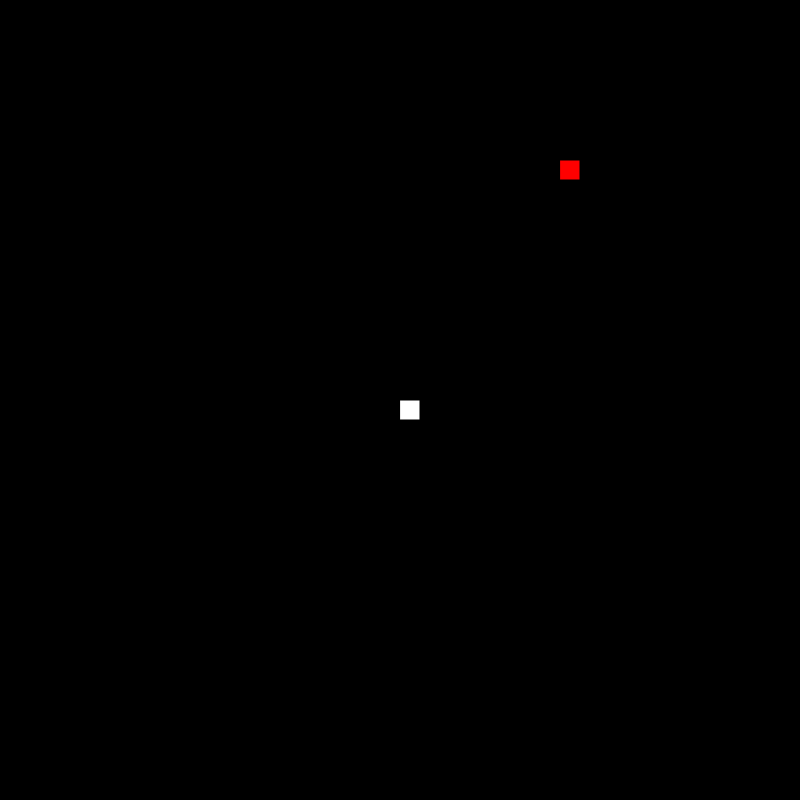
Frame 1 (no input)
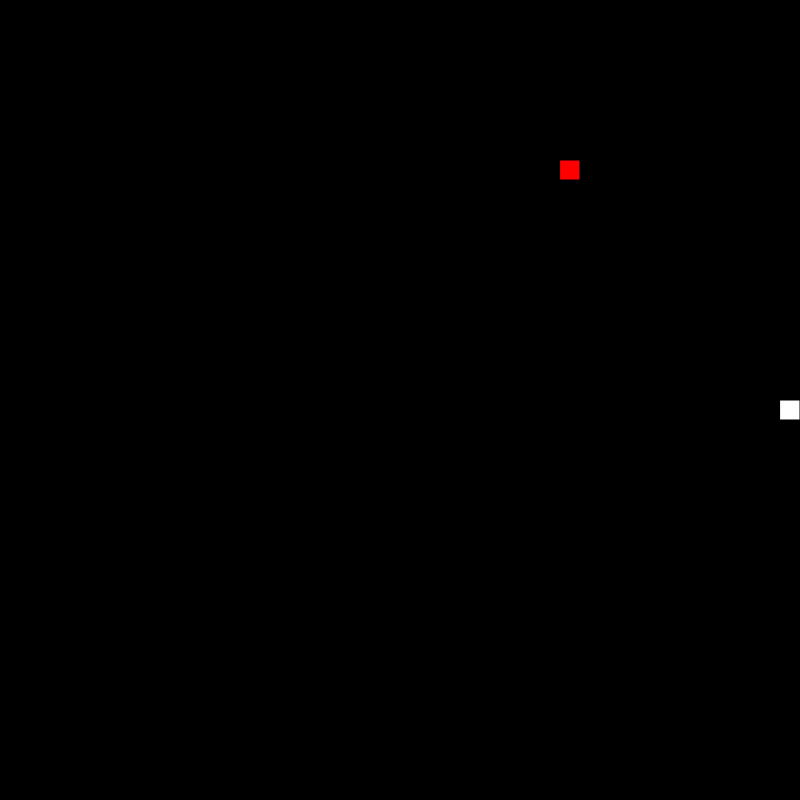
Frame 60 (no input)
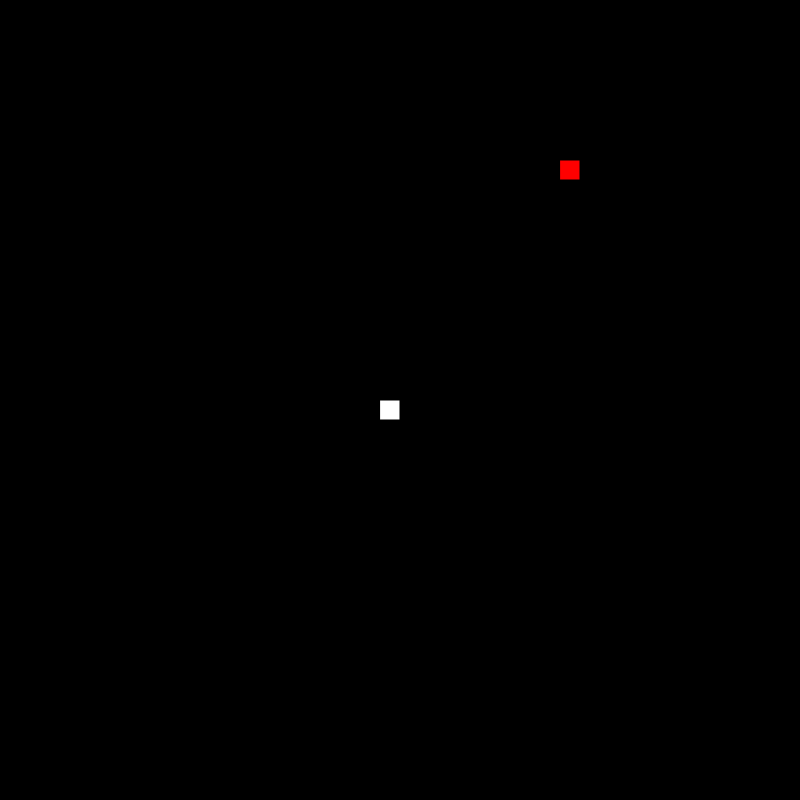
Frame 120 (the mouse pressed at the canvas centre since frame 60)

The p5.js sketch that drew these frames (run headless with seeded random() and noise() and a simulated clock; from frame 60 on, the mouse is pressed at the canvas centre):

// p5.js sketch
// ── sketch.js
let tamanho = 20;
let gameover = false;

function setup() {
  createCanvas(800, 800);
  cobra = new Cobra(width/2, height/2, tamanho);
  comida = new Comida(tamanho);
  frameRate(30);
}

function draw() {
  background(0);
  cobra.desenha();
  if(!gameover){
    cobra.anda();
    cobra.controla();  
    if(cobra.selfColisao()){
      gameover = true;
    }
    if(comida.disponivel){
      comida.desenha();
    }
    
    if(cobra.colide(comida.posicao)){
      cobra.comer();
      comida = new Comida(tamanho);
    }
  }
  
}
// ── cobra.js
class Cobra{
  constructor(x,y,tamanho){
    this.posicao = createVector(x,y);
    this.direcao = createVector(1,0);
    this.velocidade = createVector(this.tamanho,this.tamanho);
    this.corpo = [] ; 
    this.tamanho = tamanho;
    this.corpo.push(this.posicao);
  }
  
   desenha(){
    for(this.parte of this.corpo){
      rect(this.parte.x,this.parte.y,this.tamanho);
    }    
  }
  
  anda(){
    this.novaParte = this.corpo[this.corpo.length-1].copy();
    this.novaParte.add(this.direcao.x*this.tamanho,this.direcao.y*this.tamanho);
   
    if(this.novaParte.x>=width){
      this.novaParte.x=0;
    }
    if(this.novaParte.x<0){
      this.novaParte.x=width-this.tamanho;
    }
    if(this.novaParte.y>=height){
      this.novaParte.y=0;
    }
    if(this.novaParte.y<0){
      this.novaParte.y=height-this.tamanho;
    }
      this.corpo.push(this.novaParte);      
      this.corpo.splice(0,1)
     
  }
  
  comer(){
    this.posicaoCabeca = this.corpo[this.corpo.length-1].copy();
    this.posicaoCabeca.add(this.direcao.x*this.tamanho,this.direcao.y*this.tamanho);
    this.corpo.push(this.posicaoCabeca);
  }
  
  controla(){
    if(keyIsDown(LEFT_ARROW)){
      if(this.direcao.x==0 && this.direcao.y!=0){
        this.direcao.x=-1;
        this.direcao.y=0;
      }
      
    }else if(keyIsDown(RIGHT_ARROW)){
      if(this.direcao.x==0 && this.direcao.y!=0){
        this.direcao.x=1;
        this.direcao.y=0;
      }
      
    }else if(keyIsDown(DOWN_ARROW)){
      if(this.direcao.y==0 && this.direcao.x!=0){
        this.direcao.x=0;
        this.direcao.y=1;
      }
      
    }else if(keyIsDown(UP_ARROW)){
      if(this.direcao.y==0 && this.direcao.x!=0){
        this.direcao.x=0;
        this.direcao.y=-1;
      }
    }else if(keyIsDown(ENTER)){
      this.comer();
    }
  }
  selfColisao(){
    this.cabeca = this.corpo[this.corpo.length-1];
    
    for(let i=0;i<this.corpo.length-1;i++){
      if(this.direcao.y>0){//Indo para baixo
        if(this.cabeca.y+this.tamanho==this.corpo[i].y && this.cabeca.x==this.corpo[i].x){
          console.log("Colisao abaixo");
          return true;
        }
      }else if(this.direcao.y<0){//Indo para cima
        if(this.cabeca.y==this.corpo[i].y+this.tamanho && this.cabeca.x==this.corpo[i].x){
          console.log("Colisao acima");
          return true;
        }
      }else if(this.direcao.x>0){//Indo para a direita
        if(this.cabeca.x+this.tamanho==this.corpo[i].x && this.cabeca.y==this.corpo[i].y){
          console.log("Colisao a direita");
          return true;
        }        
      }else if(this.direcao.x<0){//Indo para a esquerda
        if(this.cabeca.x==this.corpo[i].x+this.tamanho && this.cabeca.y==this.corpo[i].y){
          console.log("Colisao a esquerda");
          return true;
        }        
      }
    }
  }
  
  colide(objeto){
    this.cabeca = this.corpo[this.corpo.length-1];
      
    if(this.direcao.y>0){//Indo para baixo
      if(this.cabeca.y+this.tamanho==objeto.y && this.cabeca.x==objeto.x){
        return true;
      }
    }else if(this.direcao.y<0){//Indo para cima
      if(this.cabeca.y==objeto.y+this.tamanho && this.cabeca.x==objeto.x){
        return true;
      }
    }else if(this.direcao.x>0){//Indo para a direita
      if(this.cabeca.x==objeto.x && this.cabeca.y==objeto.y){
        return true;
      }        
    }else if(this.direcao.x<0){//Indo para a esquerda
      if(this.cabeca.x==objeto.x+this.tamanho && this.cabeca.y==objeto.y){
        return true;
      }
    }
      return false;
  }
    
 
}
// ── comida.js
class Comida{
  constructor(tamanho){
    this.tamanho = tamanho;
    this.xtemp = floor(random(0,width/this.tamanho)) * this.tamanho;
    this.ytemp = floor(random(0,height/this.tamanho)) * this.tamanho;
    this.posicao = createVector(this.xtemp,this.ytemp);
    
    this.comidaVisivel = true;
  }
  
   desenha(){
    if(this.comidaVisivel){
      push();
      fill(color('red'));
      rect(this.posicao.x,this.posicao.y,this.tamanho);
      pop();
    }
   }
     
    disponivel(){
      return(this.comidaVisivel);
    }
  
}
